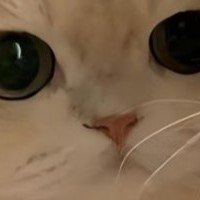
#> input picture Lab1_image-representation/asset/pic.jpg, 200 x 200 px
$ jupyter execute Lab1_1.ipynb   (shell and % lines are left out)
#> lines starting #> are read from the running program, lines starting #| are printed output that depends on the picture
# **Lab 1.1 Image Representation**

[cell 1]

import cv2
import numpy as np
import math
import matplotlib.image as mpimg
import matplotlib.pyplot as plt
import mpl_toolkits

from matplotlib import pyplot as plt
from mpl_toolkits.mplot3d import Axes3D

## **Image Color Order with different libraries**
In this part, you will explore how different libraries interpret and display image colors. Specifically, you will compare Matplotlib and OpenCV libraries for image loading and display.

**Load and Display Images:**
   - Load an image using both Matplotlib `plt.imread()` and OpenCV `cv2.imread()` libraries.
   - Display the images side by side using Matplotlib.

**HINT** : `plt.imread()`,`cv2.imread()`,`fig, axs = plt.subplots(1, 2)`
<details>

<summary>
<font size="3" color="orange">
<b>Expected output</b>
</font>
</summary>

- The output should resemble this, but not be identical

</details>

[cell 2]
### START CODE HERE ###
img = 'asset/pic.jpg'
mpl_img = plt.imread(img)
#> mpl_img is the input picture: shape (200, 200, 3); mean R, G, B 119.4, 96, 71.9
cv_img = cv2.imread(img)

fig, axs = plt.subplots(1, 2)
axs[0].imshow(mpl_img)
axs[0].set_title('Matplotlib Image')
axs[0].axis('off')

axs[1].imshow(cv_img)
axs[1].set_title('OpenCV Image')
axs[1].axis('off')


plt.show()
#> figure, not shown here; B, G, R data is drawn as R, G, B
### END CODE HERE ###

### Opencv [BGR] vs Matplotlib [RGB]
Examine the grayscale representations of individual color channels for each library.
***PLEASE use direct slicing method***

<details>

<summary>
<font size="3" color="orange">
<b>Expected output</b>
</font>
</summary>

- The output should resemble this, but not be identical

</details>

[cell 3]
### START CODE HERE ###
fig, axs = plt.subplots(2, 4, figsize=(12, 6))

# OpenCV
axs[0, 0].imshow(cv_img)
axs[0, 0].set_title('OpenCV Image')
axs[0, 0].axis('off')

axs[0, 1].imshow(cv_img[:,:,0], cmap='gray')
axs[0, 1].set_title('B')
axs[0, 1].axis('off')

axs[0, 2].imshow(cv_img[:,:,1], cmap='gray')
axs[0, 2].set_title('G')
axs[0, 2].axis('off')

axs[0, 3].imshow(cv_img[:,:,2], cmap='gray')
axs[0, 3].set_title('R')
axs[0, 3].axis('off')

# Matplotlib
axs[1, 0].imshow(mpl_img)
axs[1, 0].set_title('Matplotlib Image')
axs[1, 0].axis('off')

axs[1, 1].imshow(mpl_img[:,:,0], cmap='gray')
axs[1, 1].set_title('R')
axs[1, 1].axis('off')

axs[1, 2].imshow(mpl_img[:,:,1], cmap='gray')
axs[1, 2].set_title('G')
axs[1, 2].axis('off')

axs[1, 3].imshow(mpl_img[:,:,2], cmap='gray')
axs[1, 3].set_title('B')
axs[1, 3].axis('off')

plt.tight_layout()
plt.show()
#> figure, not shown here; B, G, R data is drawn as R, G, B
### END CODE HERE ###

##### Opencv BGR -> RGB
Compare the images displayed after conversion using both methods (`cv2.cvtColor()` and `direct slicing`).

Use `cv2.cvtColor()`
<details>

<summary>
<font size="3" color="orange">
<b>Expected output</b>
</font>
</summary>

- The output should resemble this, but not be identical

</details>

[cell 4]
### START CODE HERE ###
img = 'asset/pic.jpg'
cv_img = cv2.imread(img)
cv_img_rgb = cv2.cvtColor(cv_img, cv2.COLOR_BGR2RGB)
fig, ax = plt.subplots(1, 1)
ax.imshow(cv_img_rgb)

plt.show()
### END CODE HERE ###

Use `direct slicing method (array[...])`
<details>

<summary>
<font size="3" color="orange">
<b>Expected output</b>
</font>
</summary>

- The output should resemble this, but not be identical

</details>

[cell 5]
### START CODE HERE ###
img = 'asset/pic.jpg'
cv_img = cv2.imread(img)
cv_img_rgb_sliced = cv_img[:,:,[2,1,0]]

fig, ax = plt.subplots(1, 1)
ax.imshow(cv_img_rgb_sliced)

plt.show()
### END CODE HERE ###

## **Image Reshape**

Implement the code to tranform the image from ***channels last (HWC) to channels first (CHW)***.<br>

**NumPy Transpose**<br>
Compare the difference between :
- `np.transpose()`
- `np.transpose(,(2,0,1))`

<details>

<summary>
<font size="3" color="orange">
<b>Expected output</b>
</font>
</summary>

- The output should resemble this, but not be identical
- The image display only the Red channel.

```
np.transpose(mpl_img) => Before : (3265, 4898, 3) | After : (3, 4898, 3265)
np.transpose(mpl_img,(2,0,1)) => Before : (3265, 4898, 3) | After : (3, 3265, 4898)
```

</details>

[cell 6]
### START CODE HERE ###
img = 'asset/1-1.png'
mpl_img = mpimg.imread(img)
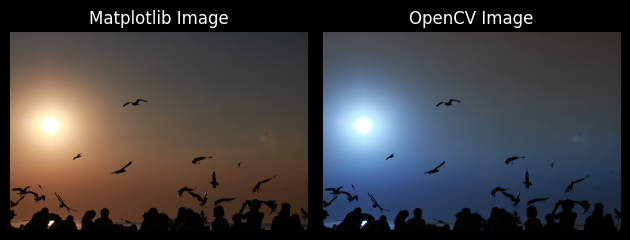
#> input picture Lab1_image-representation/asset/1-1.png, 630 x 240 px
#> mpl_img is the input picture: shape (240, 630, 4) float32; mean R, G, B, A 0.254, 0.248, 0.254, 1

reshaped_trade_trans = np.transpose(mpl_img)
print('np.transpose(mpl_img) => Before :',mpl_img.shape,'| After :',reshaped_trade_trans.shape)
#| np.transpose(mpl_img) => Before : (240, 630, 4) | After : (4, 630, 240)


reshaped_trans = np.transpose(mpl_img,(2,0,1))
print('np.transpose(mpl_img,(2,0,1)) => Before :',mpl_img.shape,'| After :',reshaped_trans.shape)
#| np.transpose(mpl_img,(2,0,1)) => Before : (240, 630, 4) | After : (4, 240, 630)


fig, axs = plt.subplots(1, 3)

axs[0].imshow(mpl_img[:,:,0], cmap='gray')
axs[0].set_title('Before')
axs[0].axis('off')

axs[1].imshow(reshaped_trade_trans[0], cmap='gray')
axs[1].set_title('np.transpose(mpl_img)')
axs[1].axis('off')

axs[2].imshow(reshaped_trans[0], cmap='gray')
axs[2].set_title('np.transpose(mpl_img,(2,0,1))')
axs[2].axis('off')

plt.tight_layout()
plt.show()
### END CODE HERE ###

If you code work properly, the cell below should run without error.

[cell 7]
assert reshaped_trade_trans.shape == (mpl_img.shape[2], mpl_img.shape[1], mpl_img.shape[0]), \
    f"Error: Shape mismatch after traditional transpose. Expected {(mpl_img.shape[1], mpl_img.shape[0], mpl_img.shape[2])}, got {reshaped_trade_trans.shape}"
print("Assertion for traditional transpose passed successfully.")

assert reshaped_trans.shape == (mpl_img.shape[2], mpl_img.shape[0], mpl_img.shape[1]), \
    f"Error: Shape mismatch after specified transpose. Expected {(mpl_img.shape[2], mpl_img.shape[0], mpl_img.shape[1])}, got {reshaped_trans.shape}"
print("Assertion for specified transpose passed successfully.")

**NumPy Reshape**

Use `np.reshape()`. Ensure the new shape is (3, height, width).
<details>

<summary>
<font size="3" color="orange">
<b>Expected output</b>
</font>
</summary>

- The output should resemble this, but not be identical
- The image display only the Red channel.

```
Before : (3265, 4898, 3) | After : (3, 3265, 4898)
```

</details>

[cell 8]
### START CODE HERE ###
img = 'asset/1-1.png'
mpl_img = mpimg.imread(img)
reshaped_reshape = np.reshape(mpl_img, (4, 240, 630))
print('Before :',mpl_img.shape,'| After :',reshaped_reshape.shape)
#| Before : (240, 630, 4) | After : (4, 240, 630)

fig, axs = plt.subplots(1, 2)
axs[0].imshow(mpl_img[:,:,0], cmap='gray')
axs[0].set_title('Before')
axs[0].axis('off')

axs[1].imshow(reshaped_reshape[0], cmap='gray')
axs[1].set_title('np.reshape(mpl_img, (4, 240, 630))')
axs[1].axis('off')

plt.tight_layout()
plt.show()
### END CODE HERE ###

If you code work properly, the cell below should run without error.

[cell 9]
assert reshaped_reshape.shape == (mpl_img.shape[2], mpl_img.shape[0], mpl_img.shape[1]), \
    f"Error: Shape mismatch after reshape. Expected {(mpl_img.shape[2], mpl_img.shape[0], mpl_img.shape[1])}, got {reshaped_reshape.shape}"
print("Assertion for reshape passed successfully.")

**NumPy moveaxis**

Use `np.moveaxis` to move the channels axis from the last position to the first.
<details>

<summary>
<font size="3" color="orange">
<b>Expected output</b>
</font>
</summary>

- The output should resemble this, but not be identical
- The image display only the Red channel.

```
Before : (3265, 4898, 3) | After : (3, 3265, 4898)
```

</details>

[cell 10]
### START CODE HERE ###
img = 'asset/1-1.png'
mpl_img = mpimg.imread(img)
reshaped_mvx = np.moveaxis(mpl_img, -1, 0)
print('Before :',mpl_img.shape,'| After :',reshaped_mvx.shape)
#| Before : (240, 630, 4) | After : (4, 240, 630)

fig, axs = plt.subplots(1, 2)
axs[0].imshow(mpl_img[:,:,0], cmap='gray')
axs[0].set_title('Before')
axs[0].axis('off')

axs[1].imshow(reshaped_mvx[0], cmap='gray')
axs[1].set_title('np.moveaxis(mpl_img, -1, 0)')
axs[1].axis('off')
plt.show()
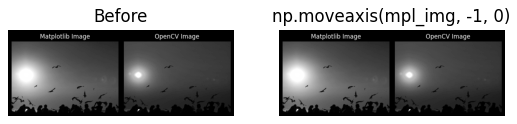
#> figure drawn by matplotlib, 2 panels

### END CODE HERE ###

If you code work properly, the cell below should run without error.

[cell 11]
assert reshaped_mvx.shape == (mpl_img.shape[2], mpl_img.shape[0], mpl_img.shape[1]), \
    f"Error: Shape mismatch after np.moveaxis. Expected {(mpl_img.shape[2], mpl_img.shape[0], mpl_img.shape[1])}, got {reshaped_mvx.shape}"
print("Assertion for np.moveaxis passed successfully.")

## **Reduce Bit Depth using Quantization**
In this part, you will explore how to reduce the bit depth of an image using quantization. Quantization is a technique used to map pixel values from a continuous range to a smaller set of discrete values, effectively reducing the number of bits used to represent each pixel.
$$
\begin{align*}
Q_{level} &= 2^{bit dept-1}\\
Q &= floor(NormValue(S_i) * Q_{level})\\
Q &= floor((\frac{S_i-S_{min}}{S_{max}-S_{min}})*Q_{level})
\end{align*}
$$

Please complete the function below.

<details>

<summary>
<font size="3" color="orange">
<b>Expected output</b>
</font>
</summary>

- The output should resemble this, but not be identical

</details>

[cell 12]
### START CODE HERE ###
img = 'asset/pic.jpg'
mpl_img = plt.imread(img)
def quantize(img, bit_depth):
    """
    Quantizes the image to a specified bit depth.

    Parameters:
    img (numpy.ndarray): Input image.
    bit_depth (int): Bit depth for quantization.

    Returns:
    numpy.ndarray: Quantized image.
    """
#> called with bit_depth = 8
    if img is None:
        return None

    # Calculate quantization level (max value for given bit depth)
    Q_level = 2**bit_depth - 1

    # Normalize the image to [0, 1] range
    img_min = np.min(img)
#> img_min = 0
    img_max = np.max(img)
#> img_max = 202
    normalized = (img - img_min) / (img_max - img_min)
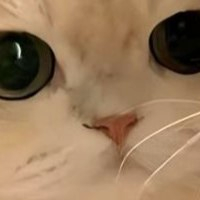
#> normalized: shape (200, 200, 3) float64; mean R, G, B 0.591, 0.475, 0.356

    # Quantize and convert to appropriate data type
    quantized = np.floor(normalized * Q_level)

    # Convert to uint8 for 8-bit or uint16 for higher bit depths
    if bit_depth <= 8:
        return quantized.astype(np.uint8)
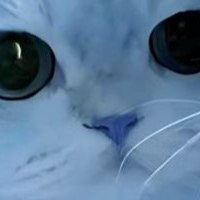
#> returned value: shape (200, 200, 3); mean of channels 0, 1, 2 150.2, 120.7, 90.3; drawn as B, G, R
    else:
        return quantized.astype(np.uint16)
quantized_img_8 = quantize(mpl_img, 8)
quantized_img_4 = quantize(mpl_img, 4)
#> call 2 of quantize, with bit_depth = 4
#> in quantize (call 2), `return quantized.astype(np.uint8)`:
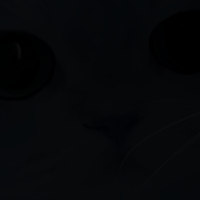
#> returned value: shape (200, 200, 3); mean of channels 0, 1, 2 8.37, 6.64, 4.86; drawn as B, G, R
fig, axs = plt.subplots(1, 2)
axs[0].imshow(quantized_img_8[:,:,0], cmap='gray')
axs[0].set_title('bit_depth = 8')
axs[0].axis('off')

axs[1].imshow(quantized_img_4[:,:,0], cmap='gray')
axs[1].set_title('bit_depth = 4')
axs[1].axis('off')

plt.show()
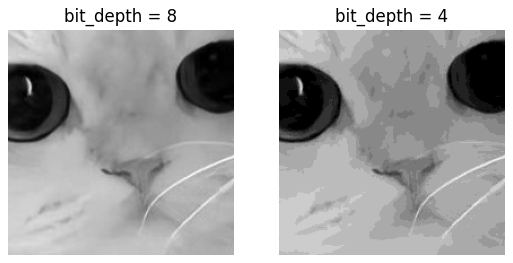
#> figure drawn by matplotlib, 2 panels


### END CODE HERE ###

[cell 13]
### START CODE HERE ###
cv_img = cv2.imread(img)
gray_img = cv2.cvtColor(cv_img, cv2.COLOR_RGB2GRAY)
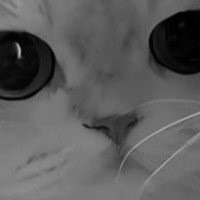
#> gray_img: shape (200, 200); min 0, max 186, mean 91.4
bd8 = quantize(gray_img, 8)
#> call 3 of quantize, with bit_depth = 8
#> in quantize (call 3), `img_max = np.max(img)`: img_max = 186
#> in quantize (call 3), `normalized = (img - img_min) / (img_max - img_min)`:
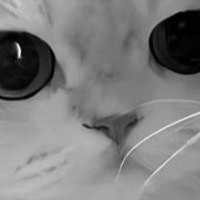
#> normalized: shape (200, 200) float64; min 0, max 1, mean 0.491
bd4 = quantize(gray_img, 4)

fig, axs = plt.subplots(1, 2)
axs[0].imshow(bd8, cmap='gray')
axs[0].set_title('bit_depth = 8')
axs[0].axis('off')

axs[1].imshow(bd4, cmap='gray')
axs[1].set_title('bit_depth = 4')
axs[1].axis('off')

plt.show()

### END CODE HERE ###

If you code work properly, the cell below should run without error.

[cell 14]
max_value_bd8 = 2**8 - 1
max_value_bd4 = 2**4 - 1

assert np.min(bd8) >= 0 and np.max(bd8) <= max_value_bd8, \
    f"Error: Values in bd8 are out of expected range 0-{max_value_bd8}. Got min={np.min(bd8)}, max={np.max(bd8)}"
assert np.min(bd4) >= 0 and np.max(bd4) <= max_value_bd4, \
    f"Error: Values in bd4 are out of expected range 0-{max_value_bd4}. Got min={np.min(bd4)}, max={np.max(bd4)}"

## **3D Image Surface**

use `plot_surface()` to plot the image in 3D space, where the z-axis represents the normalized pixel intensity values.

<details>

<summary>
<font size="3" color="orange">
<b>Expected output</b>
</font>
</summary>

- The output should resemble this, but not be identical

</details>

[cell 15]

### START CODE HERE ###
img = 'asset/pic.jpg'
cv_img = cv2.imread(img)
cv_img_gray = cv2.cvtColor(cv_img, cv2.COLOR_BGR2GRAY)

# Create coordinate arrays for the surface plot
h, w = cv_img_gray.shape
#> h = 200; w = 200
x = np.arange(w)
#> x = 200 values from 0 to 199
y = np.arange(h)
#> y = 200 values from 0 to 199
X, Y = np.meshgrid(x, y)

# Normalize the grayscale values to [0, 1] for Z coordinates
Z = cv_img_gray.astype(np.float32) / 255.0

fig = plt.figure(figsize=(10, 8))
ax = fig.add_subplot(111, projection='3d')

# Plot the 3D surface
ax.plot_surface(X, Y, Z, cmap='gray')
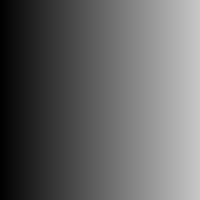
#> X: shape (200, 200) int64; min 0, max 199, mean 99.5

ax.set_xlabel('X-Axis')
ax.set_ylabel('Y-Axis')
ax.set_zlabel('Intensity')
ax.set_title('Figure 1')

plt.show()
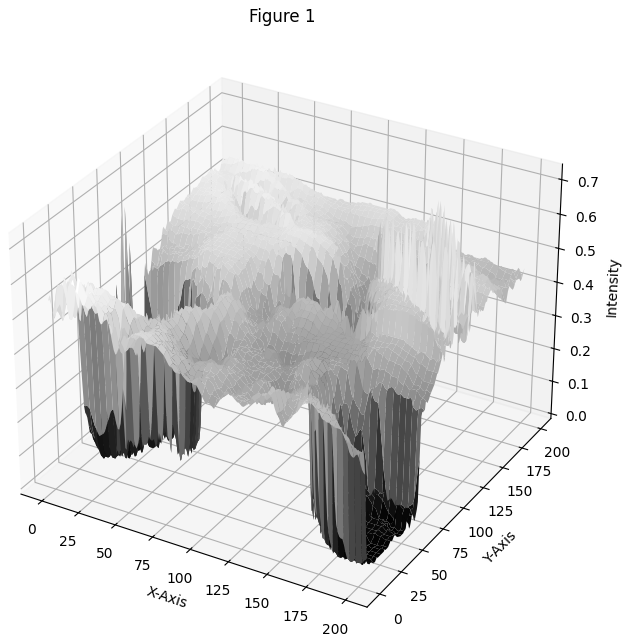
#> figure drawn by matplotlib, 1 panel
### END CODE HERE ###
